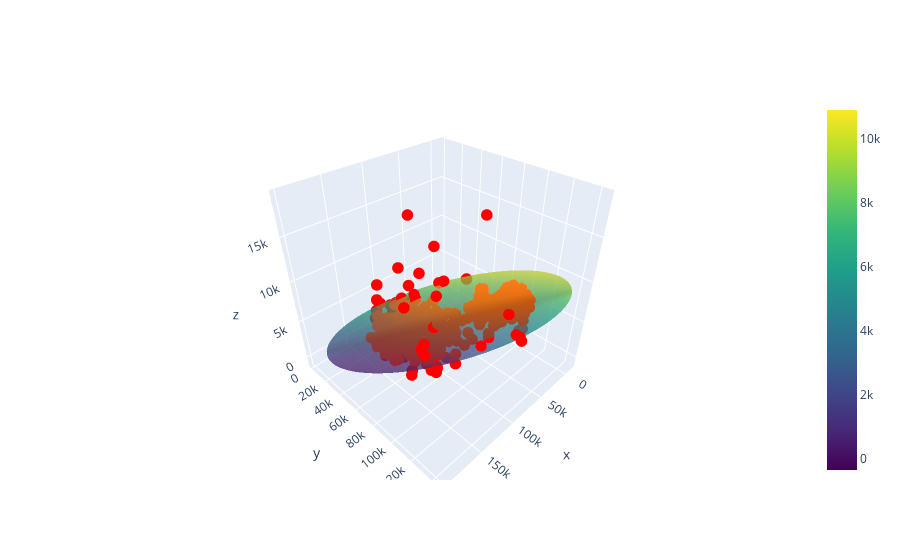

This figure's notebook cell:
### Code cell
import plotly.graph_objs as go

#Crear una malla de puntos para el elipsoide
u = np.linspace(0, 2 * np.pi, 100)
v = np.linspace(0, np.pi, 100)
x = ejes_elipsoide[0] * np.outer(np.cos(u), np.sin(v))
y = ejes_elipsoide[1] * np.outer(np.sin(u), np.sin(v))
z = ejes_elipsoide[2] * np.outer(np.ones_like(u), np.cos(v))

# Aplicar la rotación para alinear el elipsoide con los eigenvectores
elipsoide_rotado = np.dot(eigvecs, np.array([x.flatten(), y.flatten(), z.flatten()]))
x_rotado = elipsoide_rotado[0, :].reshape(x.shape) + mean[0]
y_rotado = elipsoide_rotado[1, :].reshape(y.shape) + mean[1]
z_rotado = elipsoide_rotado[2, :].reshape(z.shape) + mean[2]

fig = go.Figure()
fig.add_trace(go.Surface(x=x_rotado, y=y_rotado, z=z_rotado, opacity=0.5, colorscale='Viridis'))

fig.add_trace(go.Scatter3d(
    x=gdf_offset.X, 
    y=gdf_offset.Y, 
    z=gdf_offset.source_depth_km*1000, 
    mode='markers', 
    marker=dict(size=4, color='red')
))

fig.show()

### Figure 1 — Plotly figure (JSON) as saved in the notebook; plotly's stock layout.template omitted (floating-point values rounded to 4 significant figures; data arrays with more than 128 entries replaced by an {"elided": "..."} marker saying what was removed)
{"data": [{"colorscale": [[0, "#440154"], [0.1111, "#482878"], [0.2222, "#3e4989"], [0.3333, "#31688e"], [0.4444, "#26828e"], [0.5556, "#1f9e89"], [0.6667, "#35b779"], [0.7778, "#6ece58"], [0.8889, "#b5de2b"], [1, "#fde725"]], "opacity": 0.5, "type": "surface", "x": {"elided": "100x100 float values"}, "y": {"elided": "100x100 float values"}, "z": {"elided": "100x100 float values"}}, {"marker": {"color": "red", "size": 4}, "mode": "markers", "type": "scatter3d", "x": {"elided": "1046 float values"}, "y": {"elided": "1046 float values"}, "z": {"elided": "1046 float values"}}], "layout": {}}
